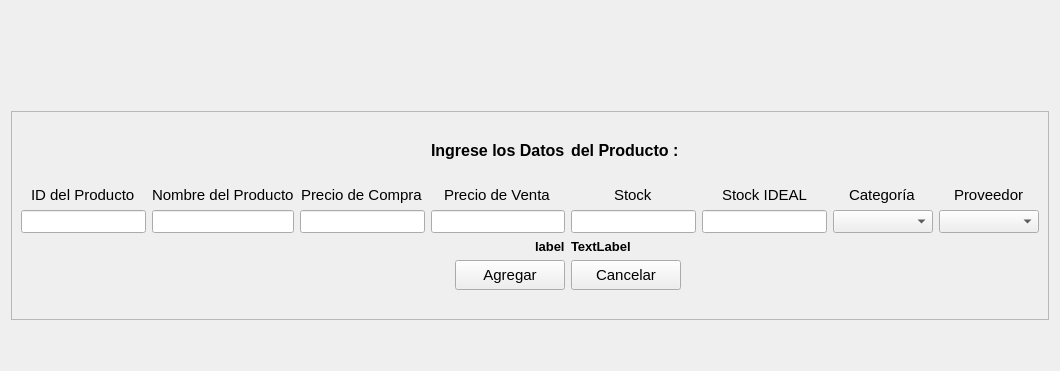
      <widget class="QWidget" name="page_2">
       <layout class="QGridLayout" name="gridLayout_5">
        <item row="1" column="0">
         <spacer name="horizontalSpacer_16">
          <property name="orientation">
           <enum>Qt::Orientation::Horizontal</enum>
          </property>
          <property name="sizeHint" stdset="0">
           <size>
            <width>40</width>
            <height>20</height>
           </size>
          </property>
         </spacer>
        </item>
        <item row="0" column="0">
         <spacer name="horizontalSpacer_17">
          <property name="orientation">
           <enum>Qt::Orientation::Horizontal</enum>
          </property>
          <property name="sizeHint" stdset="0">
           <size>
            <width>40</width>
            <height>20</height>
           </size>
          </property>
         </spacer>
        </item>
        <item row="7" column="0">
         <spacer name="verticalSpacer_4">
          <property name="orientation">
           <enum>Qt::Orientation::Vertical</enum>
          </property>
          <property name="sizeHint" stdset="0">
           <size>
            <width>20</width>
            <height>40</height>
           </size>
          </property>
         </spacer>
        </item>
        <item row="6" column="0">
         <widget class="QFrame" name="frame_8">
          <property name="minimumSize">
           <size>
            <width>800</width>
            <height>0</height>
           </size>
          </property>
          <property name="maximumSize">
           <size>
            <width>16777215</width>
            <height>16777215</height>
           </size>
          </property>
          <property name="frameShape">
           <enum>QFrame::Shape::StyledPanel</enum>
          </property>
          <property name="frameShadow">
           <enum>QFrame::Shadow::Raised</enum>
          </property>
          <layout class="QGridLayout" name="gridLayout_6">
           <item row="3" column="4" alignment="Qt::AlignmentFlag::AlignHCenter">
            <widget class="QLabel" name="label_17">
             <property name="font">
              <font>
               <pointsize>11</pointsize>
               <bold>false</bold>
              </font>
             </property>
             <property name="text">
              <string>Stock</string>
             </property>
            </widget>
           </item>
           <item row="4" column="4">
            <widget class="QLineEdit" name="lineEdit_3">
             <property name="font">
              <font>
               <pointsize>10</pointsize>
               <bold>false</bold>
              </font>
             </property>
            </widget>
           </item>
           <item row="6" column="4" alignment="Qt::AlignmentFlag::AlignLeft">
            <widget class="QPushButton" name="pushButton_24">
             <property name="minimumSize">
              <size>
               <width>110</width>
               <height>30</height>
              </size>
             </property>
             <property name="maximumSize">
              <size>
               <width>140</width>
               <height>16777215</height>
              </size>
             </property>
             <property name="font">
              <font>
               <pointsize>11</pointsize>
               <bold>false</bold>
              </font>
             </property>
             <property name="text">
              <string>Cancelar</string>
             </property>
            </widget>
           </item>
           <item row="3" column="6" alignment="Qt::AlignmentFlag::AlignHCenter">
            <widget class="QLabel" name="label_19">
             <property name="font">
              <font>
               <pointsize>11</pointsize>
               <bold>false</bold>
              </font>
             </property>
             <property name="text">
              <string>Categoría</string>
             </property>
            </widget>
           </item>
           <item row="3" column="2" alignment="Qt::AlignmentFlag::AlignHCenter">
            <widget class="QLabel" name="label_15">
             <property name="font">
              <font>
               <pointsize>11</pointsize>
               <bold>false</bold>
              </font>
             </property>
             <property name="text">
              <string>Precio de Compra</string>
             </property>
            </widget>
           </item>
           <item row="0" column="3">
            <spacer name="horizontalSpacer_140">
             <property name="orientation">
              <enum>Qt::Orientation::Horizontal</enum>
             </property>
             <property name="sizeHint" stdset="0">
              <size>
               <width>40</width>
               <height>20</height>
              </size>
             </property>
            </spacer>
           </item>
           <item row="4" column="0">
            <widget class="QLineEdit" name="lineEdit_7">
             <property name="font">
              <font>
               <pointsize>10</pointsize>
               <bold>false</bold>
              </font>
             </property>
            </widget>
           </item>
           <item row="4" column="1">
            <widget class="QLineEdit" name="lineEdit_6">
             <property name="font">
              <font>
               <pointsize>10</pointsize>
               <bold>false</bold>
              </font>
             </property>
            </widget>
           </item>
           <item row="1" column="3" alignment="Qt::AlignmentFlag::AlignRight">
            <widget class="QLabel" name="label_21">
             <property name="minimumSize">
              <size>
               <width>0</width>
               <height>0</height>
              </size>
             </property>
             <property name="font">
              <font>
               <pointsize>12</pointsize>
               <bold>true</bold>
              </font>
             </property>
             <property name="text">
              <string>Ingrese los Datos</string>
             </property>
            </widget>
           </item>
           <item row="3" column="3" alignment="Qt::AlignmentFlag::AlignHCenter">
            <widget class="QLabel" name="label_16">
             <property name="font">
              <font>
               <pointsize>11</pointsize>
               <bold>false</bold>
              </font>
             </property>
             <property name="text">
              <string>Precio de Venta</string>
             </property>
            </widget>
           </item>
           <item row="2" column="4">
            <spacer name="horizontalSpacer_19">
             <property name="orientation">
              <enum>Qt::Orientation::Horizontal</enum>
             </property>
             <property name="sizeHint" stdset="0">
              <size>
               <width>40</width>
               <height>20</height>
              </size>
             </property>
            </spacer>
           </item>
           <item row="0" column="4">
            <spacer name="horizontalSpacer_141">
             <property name="orientation">
              <enum>Qt::Orientation::Horizontal</enum>
             </property>
             <property name="sizeHint" stdset="0">
              <size>
               <width>40</width>
               <height>20</height>
              </size>
             </property>
            </spacer>
           </item>
           <item row="7" column="3">
            <spacer name="horizontalSpacer_22">
             <property name="orientation">
              <enum>Qt::Orientation::Horizontal</enum>
             </property>
             <property name="sizeHint" stdset="0">
              <size>
               <width>40</width>
               <height>20</height>
              </size>
             </property>
            </spacer>
           </item>
           <item row="3" column="7" alignment="Qt::AlignmentFlag::AlignHCenter">
            <widget class="QLabel" name="label_20">
             <property name="font">
              <font>
               <pointsize>11</pointsize>
               <bold>false</bold>
              </font>
             </property>
             <property name="text">
              <string>Proveedor</string>
             </property>
            </widget>
           </item>
           <item row="6" column="3" alignment="Qt::AlignmentFlag::AlignRight">
            <widget class="QPushButton" name="pushButton_23">
             <property name="minimumSize">
              <size>
               <width>110</width>
               <height>30</height>
              </size>
             </property>
             <property name="maximumSize">
              <size>
               <width>140</width>
               <height>16777215</height>
              </size>
             </property>
             <property name="font">
              <font>
               <pointsize>11</pointsize>
               <bold>false</bold>
              </font>
             </property>
             <property name="text">
              <string>Agregar</string>
             </property>
            </widget>
           </item>
           <item row="3" column="1" alignment="Qt::AlignmentFlag::AlignHCenter">
            <widget class="QLabel" name="label_14">
             <property name="font">
              <font>
               <pointsize>11</pointsize>
               <bold>false</bold>
              </font>
             </property>
             <property name="text">
              <string>Nombre del Producto</string>
             </property>
            </widget>
           </item>
           <item row="3" column="0" alignment="Qt::AlignmentFlag::AlignHCenter">
            <widget class="QLabel" name="label_13">
             <property name="font">
              <font>
               <pointsize>11</pointsize>
               <bold>false</bold>
              </font>
             </property>
             <property name="text">
              <string>ID del Producto</string>
             </property>
            </widget>
           </item>
           <item row="3" column="5" alignment="Qt::AlignmentFlag::AlignHCenter">
            <widget class="QLabel" name="label_18">
             <property name="font">
              <font>
               <pointsize>11</pointsize>
               <bold>false</bold>
              </font>
             </property>
             <property name="text">
              <string>Stock IDEAL</string>
             </property>
            </widget>
           </item>
           <item row="4" column="2">
            <widget class="QLineEdit" name="lineEdit_4">
             <property name="font">
              <font>
               <pointsize>10</pointsize>
               <bold>false</bold>
              </font>
             </property>
            </widget>
           </item>
           <item row="4" column="7">
            <widget class="QComboBox" name="comboBox_4">
             <property name="sizePolicy">
              <sizepolicy hsizetype="MinimumExpanding" vsizetype="Fixed">
               <horstretch>0</horstretch>
               <verstretch>0</verstretch>
              </sizepolicy>
             </property>
             <property name="minimumSize">
              <size>
               <width>100</width>
               <height>23</height>
              </size>
             </property>
             <property name="maximumSize">
              <size>
               <width>160</width>
               <height>16777215</height>
              </size>
             </property>
             <property name="font">
              <font>
               <pointsize>10</pointsize>
               <bold>false</bold>
              </font>
             </property>
            </widget>
           </item>
           <item row="2" column="3">
            <spacer name="horizontalSpacer_18">
             <property name="orientation">
              <enum>Qt::Orientation::Horizontal</enum>
             </property>
             <property name="sizeHint" stdset="0">
              <size>
               <width>40</width>
               <height>20</height>
              </size>
             </property>
            </spacer>
           </item>
           <item row="4" column="3">
            <widget class="QLineEdit" name="lineEdit_2">
             <property name="font">
              <font>
               <pointsize>10</pointsize>
               <bold>false</bold>
              </font>
             </property>
            </widget>
           </item>
           <item row="7" column="4">
            <spacer name="horizontalSpacer_23">
             <property name="orientation">
              <enum>Qt::Orientation::Horizontal</enum>
             </property>
             <property name="sizeHint" stdset="0">
              <size>
               <width>40</width>
               <height>20</height>
              </size>
             </property>
            </spacer>
           </item>
           <item row="4" column="6">
            <widget class="QComboBox" name="comboBox_3">
             <property name="sizePolicy">
              <sizepolicy hsizetype="MinimumExpanding" vsizetype="Fixed">
               <horstretch>0</horstretch>
               <verstretch>0</verstretch>
              </sizepolicy>
             </property>
             <property name="minimumSize">
              <size>
               <width>100</width>
               <height>23</height>
              </size>
             </property>
             <property name="maximumSize">
              <size>
               <width>160</width>
               <height>16777215</height>
              </size>
             </property>
             <property name="font">
              <font>
               <pointsize>10</pointsize>
               <bold>false</bold>
              </font>
             </property>
            </widget>
           </item>
           <item row="1" column="4" alignment="Qt::AlignmentFlag::AlignLeft">
            <widget class="QLabel" name="label_22">
             <property name="font">
              <font>
               <pointsize>12</pointsize>
               <bold>true</bold>
              </font>
             </property>
             <property name="text">
              <string>del Producto :</string>
             </property>
            </widget>
           </item>
           <item row="4" column="5">
            <widget class="QLineEdit" name="lineEdit_5">
             <property name="font">
              <font>
               <pointsize>10</pointsize>
               <bold>false</bold>
              </font>
             </property>
            </widget>
           </item>
           <item row="5" column="3" alignment="Qt::AlignmentFlag::AlignRight">
            <widget class="QLabel" name="label_125">
             <property name="font">
              <font>
               <pointsize>10</pointsize>
               <bold>true</bold>
              </font>
             </property>
             <property name="text">
              <string>label</string>
             </property>
            </widget>
           </item>
           <item row="5" column="4" alignment="Qt::AlignmentFlag::AlignLeft">
            <widget class="QLabel" name="label_126">
             <property name="font">
              <font>
               <pointsize>10</pointsize>
               <bold>true</bold>
              </font>
             </property>
             <property name="text">
              <string>TextLabel</string>
             </property>
            </widget>
           </item>
          </layout>
         </widget>
        </item>
        <item row="2" column="0">
         <spacer name="horizontalSpacer_15">
          <property name="orientation">
           <enum>Qt::Orientation::Horizontal</enum>
          </property>
          <property name="sizeHint" stdset="0">
           <size>
            <width>40</width>
            <height>20</height>
           </size>
          </property>
         </spacer>
        </item>
        <item row="5" column="0">
         <spacer name="horizontalSpacer_13">
          <property name="orientation">
           <enum>Qt::Orientation::Horizontal</enum>
          </property>
          <property name="sizeHint" stdset="0">
           <size>
            <width>40</width>
            <height>20</height>
           </size>
          </property>
         </spacer>
        </item>
        <item row="3" column="0">
         <spacer name="horizontalSpacer_14">
          <property name="orientation">
           <enum>Qt::Orientation::Horizontal</enum>
          </property>
          <property name="sizeHint" stdset="0">
           <size>
            <width>40</width>
            <height>20</height>
           </size>
          </property>
         </spacer>
        </item>
       </layout>
      </widget>
